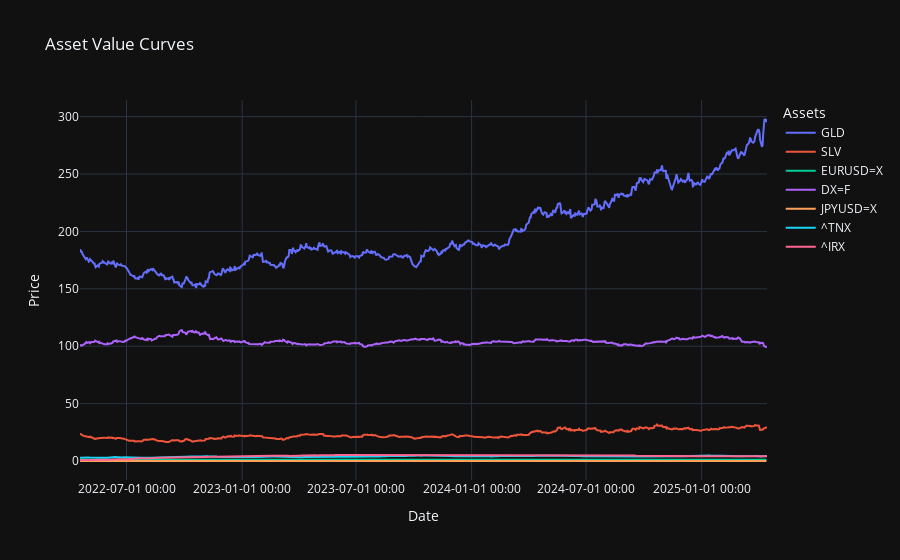

The cell this chart's notebook holds for it:
### Markdown cell above
###Display value curves for each asset

### Code cell
fig = go.Figure()

for ticker in merged.columns:

    series = merged[ticker].dropna()  # Remove NaNs to avoid gaps in the curve

    if not series.empty:
        fig.add_trace(go.Scatter(
            x=series.index,
            y=series,
            mode='lines',
            name=ticker ))

fig.update_layout(
    title='Asset Value Curves',
    xaxis_title='Date',
    yaxis_title='Price',
    legend_title='Assets',
    template='plotly_dark',
    hovermode='x unified',
    xaxis=dict(
        tickformat="%Y-%m-%d %H:%M",
        showgrid=True, ),
    yaxis=dict(
        showgrid=True ))

fig.show()

### Figure 1 — Plotly figure (JSON) as saved in the notebook; plotly's stock layout.template omitted (floating-point values rounded to 4 significant figures; data arrays with more than 128 entries replaced by an {"elided": "..."} marker saying what was removed)
{"data": [{"mode": "lines", "name": "GLD", "type": "scatter", "x": {"elided": "752 str values"}, "y": {"elided": "752 float values"}}, {"mode": "lines", "name": "SLV", "type": "scatter", "x": {"elided": "752 str values"}, "y": {"elided": "752 float values"}}, {"mode": "lines", "name": "EURUSD=X", "type": "scatter", "x": {"elided": "689 str values"}, "y": {"elided": "689 float values"}}, {"mode": "lines", "name": "DX=F", "type": "scatter", "x": {"elided": "754 str values"}, "y": {"elided": "754 float values"}}, {"mode": "lines", "name": "JPYUSD=X", "type": "scatter", "x": {"elided": "689 str values"}, "y": {"elided": "689 float values"}}, {"mode": "lines", "name": "^TNX", "type": "scatter", "x": {"elided": "752 str values"}, "y": {"elided": "752 float values"}}, {"mode": "lines", "name": "^IRX", "type": "scatter", "x": {"elided": "752 str values"}, "y": {"elided": "752 float values"}}], "layout": {"hovermode": "x unified", "legend": {"title": {"text": "Assets"}}, "title": {"text": "Asset Value Curves"}, "xaxis": {"showgrid": true, "tickformat": "%Y-%m-%d %H:%M", "title": {"text": "Date"}}, "yaxis": {"showgrid": true, "title": {"text": "Price"}}}}
